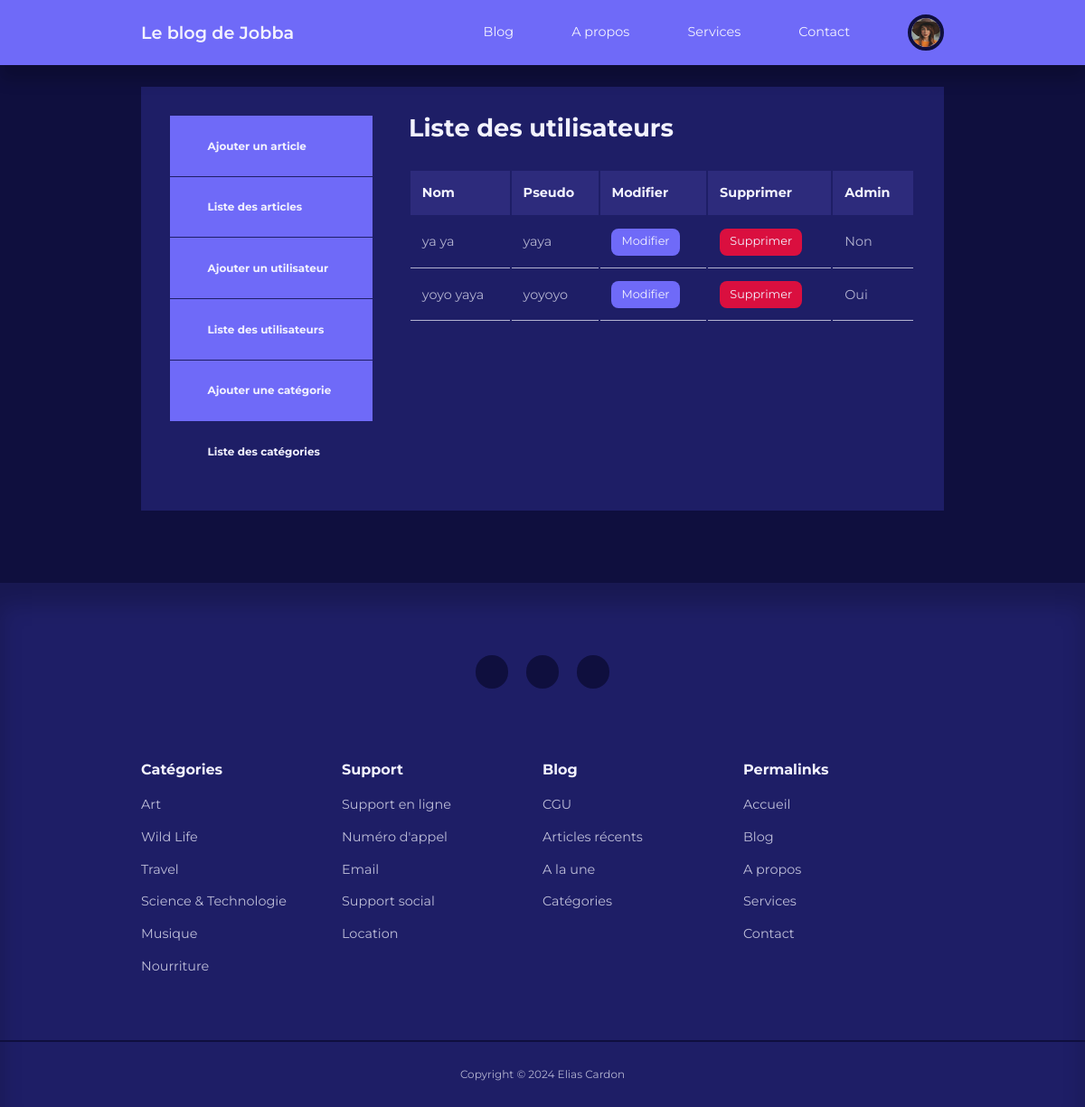
Page /backend/admin/manage-user.php (signed in) on the earlier database version.
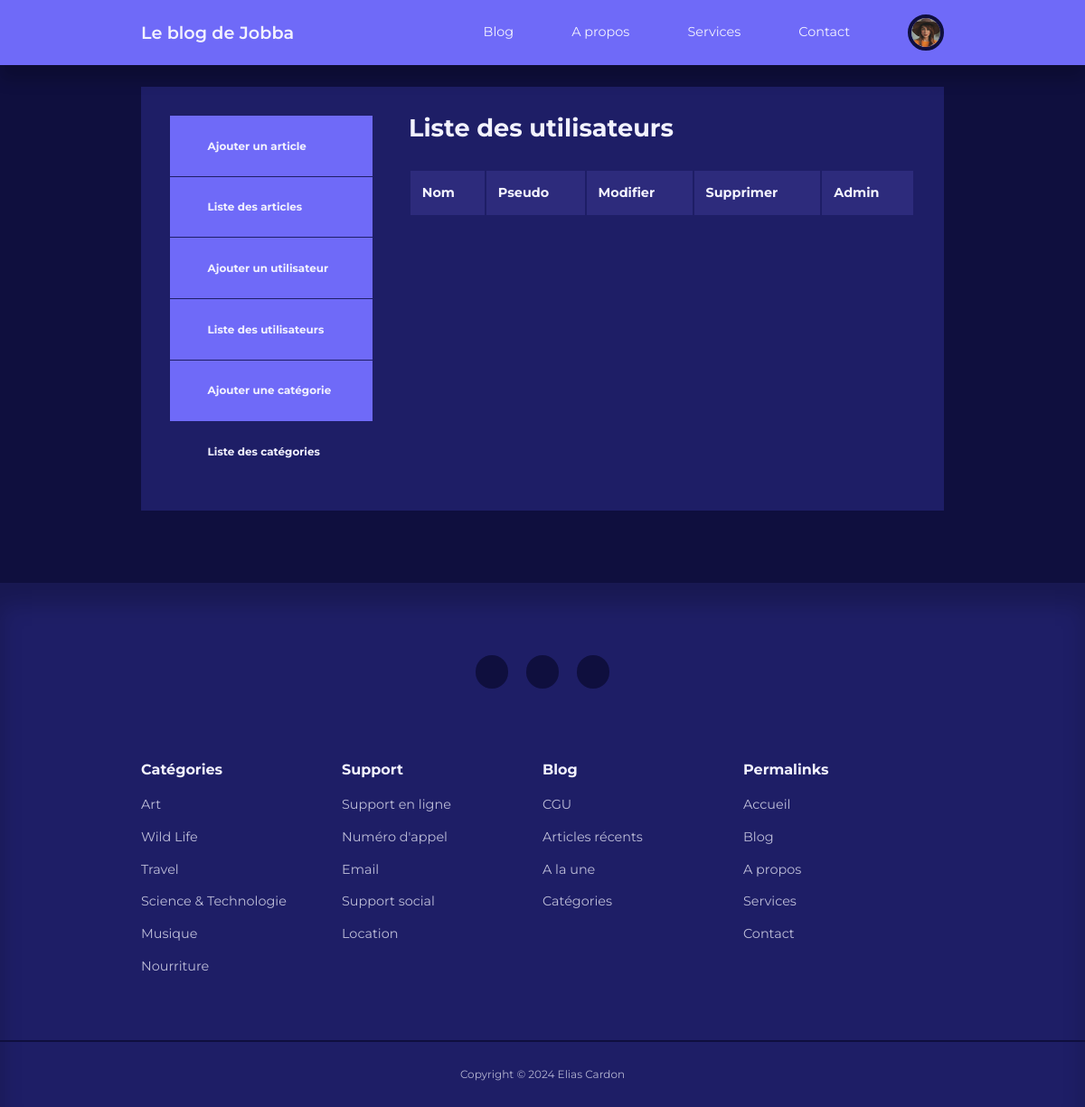
Same page on the later database version.
### tables this page shows
CREATE TABLE IF NOT EXISTS `users` (
  `id` int UNSIGNED NOT NULL AUTO_INCREMENT,
  `firstname` varchar(50) NOT NULL,
  `lastname` varchar(50) NOT NULL,
  `username` varchar(50) NOT NULL,
  `email` varchar(100) NOT NULL,
  `password` varchar(255) NOT NULL,
  `avatar` varchar(255) NOT NULL,
  `is_admin` tinyint(1) NOT NULL,
  PRIMARY KEY (`id`)
);

### backend/admin/partials/header.php (called while the page is built, shortened)
<?php
require __DIR__ . '/../../partials/header.php';

### backend/admin/manage-user.php (the view, shortened to what this page needs)
<?php
require './partials/header.php';
$current_admin_id = $_SESSION['user-id'];
$query = "SELECT * FROM `users` WHERE NOT id='$current_admin_id'";
$users = mysqli_query($connection, $query);
?>
<section class="dashboard">
    <div class="container dashboard__container">
        <aside>
            <ul>
                <li>
                    <a href="add-post.php">
                        <h5>Ajouter un article</h5>
                    </a>
                </li>
                <li>
                    <a href="index.php">
                        <h5>Liste des articles</h5>
                    </a>
                </li>
                <?php if (isset($_SESSION['user_is_admin'])): ?>
                    <li>
                        <a href="add-user.php">
                            <h5>Ajouter un utilisateur</h5>
                        </a>
                    </li>
                    <li>
                        <a href="manage-user.php">
                            <h5>Liste des utilisateurs</h5>
                        </a>
                    </li>
                    <li>
                        <a href="add-category.php">
                            <h5>Ajouter une catégorie</h5>
                        </a>
                    </li>
                    <li>
                        <a href="manage-category.php" class="active">
                            <h5>Liste des catégories</h5>
                        </a>
                    </li>
                <?php endif; ?>
            </ul>
        </aside>
        <main>
            <h2>Liste des utilisateurs</h2>
            <table>
                <thead>
                <tr>
                    <th>Nom</th>
                    <th>Pseudo</th>
                    <th>Modifier</th>
                    <th>Supprimer</th>
                    <th>Admin</th>
                </tr>
                </thead>
                <tbody>
                <?php while ($user = mysqli_fetch_assoc($users)) : ?>
                    <tr>
                        <td><?= "{$user['firstname']} {$user['lastname']}" ?></td>
                        <td><?= $user['username'] ?></td>
                        <td><a href="<?= ROOT_URL ?>backend/admin/edit-user.php?id=<?= $user['id'] ?>" class="btn sm">Modifier</a></td>
                        <td><a href="<?= ROOT_URL ?>backend/admin/delete-user.php?id=<?= $user['id'] ?>" class="btn sm danger">Supprimer</a></td>
                        <td><?= $user['is_admin'] ? 'Oui' : 'Non' ?></td>
                    </tr>
                <?php endwhile; ?>
                </tbody>
            </table>
        </main>
    </div>
</section>
<?php
require '../partials/footer.php';
?>
</body>
</html>

### backend/partials/header.php (shortened to what this page needs)
<?php
require __DIR__ . '/../config/database.php';
if (isset($_SESSION['user-id'])){
    $id = filter_var($_SESSION['user-id'], FILTER_SANITIZE_NUMBER_INT);
    $query = "SELECT avatar FROM users WHERE id = $id";
    $result = mysqli_query($connection, $query);
    $avatar = mysqli_fetch_assoc($result);
}
?>
<!doctype html>
<html lang="fr">
<head>
    <link rel="stylesheet" href="<?= ROOT_URL?>frontend/assets/style.css">
    <link rel="stylesheet" href="https://unicons.iconscout.com/release/v4.0.0/css/line.css">
</head>
<body>
<nav>
    <div class="container nav__container">
        <a href="<?= ROOT_URL?>" class="nav__logo">Le blog de Jobba</a>
        <ul class="nav__items">
            <li><a href="<?= ROOT_URL?>blog.php">Blog</a></li>
            <li><a href="<?= ROOT_URL?>about.php">A propos</a></li>
            <li><a href="<?= ROOT_URL?>services.php">Services</a></li>
            <li><a href="<?= ROOT_URL?>contact.php">Contact</a></li>
            <?php if (isset($_SESSION['user-id'])) : ?>
                <li class="nav__profile">
                    <div class="avatar">
                        <img src="<?= ROOT_URL . 'frontend/assets/images/' . $avatar['avatar'] ?>" alt="Un avatar">
                    </div>
                </li>
            <?php else : ?>
                <li><a href="<?= ROOT_URL?>signin.php">Se connecter</a></li>
            <?php endif ?>
        </ul>
    </div>
</nav>

### backend/partials/footer.php
<footer>
    <div class="footer__socials">
        <a href="https://www.instagram.com/el_eliohs/" target="_blank"><i class="uil uil-instagram"></i></i></a>
        <a href="https://www.linkedin.com/in/elias-cardon-693a31a2/" target="_blank"><i class="uil uil-linkedin"></i></i></a>
        <a href="https://github.com/elias-cardon" target="_blank"><i class="uil uil-github"></i></i></a>
    </div>
    <div class="container footer__container">
        <article>
            <h4>Catégories</h4>
            <ul>
                <li><a href="">Art</a></li>
                <li><a href="">Wild Life</a></li>
                <li><a href="">Travel</a></li>
                <li><a href="">Science & Technologie</a></li>
                <li><a href="">Musique</a></li>
                <li><a href="">Nourriture</a></li>
            </ul>
        </article>
        <article>
            <h4>Support</h4>
            <ul>
                <li><a href="">Support en ligne</a></li>
                <li><a href="">Numéro d'appel</a></li>
                <li><a href="">Email</a></li>
                <li><a href="">Support social</a></li>
                <li><a href="">Location</a></li>
            </ul>
        </article>
        <article>
            <h4>Blog</h4>
            <ul>
                <li><a href="">CGU</a></li>
                <li><a href="">Articles récents</a></li>
                <li><a href="">A la une</a></li>
                <li><a href="">Catégories</a></li>
            </ul>
        </article>
        <article>
            <h4>Permalinks</h4>
            <ul>
                <li><a href="">Accueil</a></li>
                <li><a href="">Blog</a></li>
                <li><a href="">A propos</a></li>
                <li><a href="">Services</a></li>
                <li><a href="">Contact</a></li>
            </ul>
        </article>
    </div>
    <div class="footer__copyright">
        <small>Copyright &copy; <script>document.write(new Date().getFullYear())</script> Elias Cardon</small>
    </div>
</footer>

### frontend/assets/style.css (style rules this page uses)
:root { --color-primary: #6f6af8; --color-primary-light: hsl(242, 91%, 69%, 18%); --color-primary-variant: #5854c7; --color-red: #da0f3f; --color-red-light: hsl(346, 87%, 46%, 15%); --color-green: #00c476; --color-green-light: hsl(156, 100%, 38%, 15%); --color-gray-900: #1e1e66; --color-gray-700: #2d2b7c; --color-gray-300: rgba(242, 242, 254, 0.3); --color-gray-200: rgba(242, 242, 254, 0.7); --color-white: #f2f2fe; --color-bg: #0f0f3e; --transition: all 300ms ease; --container-width-lg: 74%; --container-width-md: 88%; --form-width: 40%; --card-border-radius-1: 0.3rem; --card-border-radius-2: 0.5rem; --card-border-radius-3: 0.8rem; --card-border-radius-4: 2rem; --card-border-radius-5: 5rem; }
* { margin: 0; padding: 0; outline: 0; border: 0; appearance: 0; list-style: none; text-decoration: none; box-sizing: border-box; }
body { font-family: 'Montserrat', sans-serif; line-height: 1.6; color: var(--color-gray-200); overflow-x: hidden; background: var(--color-bg); font-size: 0.9rem; }
.container { width: var(--container-width-lg); max-width: 1800px; margin-inline: auto; }
h1, h2, h3, h4, h5 { color: var(--color-white); line-height: 1.3; }
h2 { font-size: 1.7rem; margin: 1rem 0; }
h4 { font-size: 1rem; }
a { color: var(--color-white); transition: var(--transition); }
img { display: block; width: 100%; object-fit: cover; }
nav { background: var(--color-primary); width: 100vw; height: 4.5rem; position: fixed; top: 0; z-index: 10; box-shadow: 0 1rem 1rem rgba(0, 0, 0, 0.2); }
.nav__container { height: 100%; display: flex; align-items: center; justify-content: space-between; }
.avatar { width: 2.5rem; height: 2.5rem; border-radius: 50%; overflow: hidden; border: 0.3rem solid var(--color-bg) }
.nav__logo { font-weight: 600; font-size: 1.2rem; }
.nav__items { display: flex; align-items: center; gap: 4rem; }
.nav__profile { position: relative; cursor: pointer; }
footer { background: var(--color-gray-900); padding: 5rem 0 0; box-shadow: inset 0 1.5rem 1.5rem rgba(0, 0, 0, 0.2); }
.footer__socials { margin-inline: auto; width: fit-content; margin-bottom: 5rem; display: flex; justify-content: space-between; align-items: center; gap: 1.2rem }
.footer__socials a { background: var(--color-bg); border-radius: 50%; width: 2.3rem; height: 2.3rem; display: flex; align-items: center; justify-content: center; }
.footer__container { display: grid; grid-template-columns: repeat(4, 1fr); }
footer h4 { color: var(--color-white); margin-bottom: 0.6rem; }
footer ul li { padding: 0.4rem 0; }
footer ul a { opacity: 0.75; }
.footer__copyright { text-align: center; padding: 1.5rem 0; border-top: 2px solid var(--color-bg); margin-top: 4rem; }
.dashboard { margin-top: 6rem; }
.dashboard__container { display: grid; grid-template-columns: 14rem auto; gap: 1rem; background: var(--color-gray-900); padding: 2rem; margin-bottom: 5rem; }
.dashboard aside a { background-color: var(--color-primary); display: flex; gap: 1rem; align-items: center; padding: 1.6rem; }
.dashboard aside ul li:not(:last-child) a { border-bottom: 1px solid var(--color-gray-900); }
.dashboard aside a.active { background-color: var(--color-gray-900); }
.dashboard main { margin-left: 1.5rem; }
.dashboard main h2 { margin: 0 0 2rem 0; line-height: 1; }
.dashboard main table { width: 100%; text-align: left; }
.dashboard main table th { background: var(--color-gray-700); padding: 0.8rem; color: var(--color-white); }
.btn { display: inline-block; width: fit-content; padding: 0.6rem 1.2rem; background-color: var(--color-primary); border-radius: var(--card-border-radius-2); cursor: pointer; transition: var(--transition); color: var(--color-white); }
.btn.sm { padding: 0.3rem 0.7rem; font-size: 0.8rem; }
.btn.danger { background: var(--color-red); }
.dashboard main table td { padding: 0.8rem; border-bottom: 1px solid var(--color-gray-200); }

Differences in the rows shown:
removed users: firstname "ya", lastname "ya", username "yaya", is_admin "Non"
removed users: firstname "yoyo", lastname "yaya", username "yoyoyo", is_admin "Oui"
